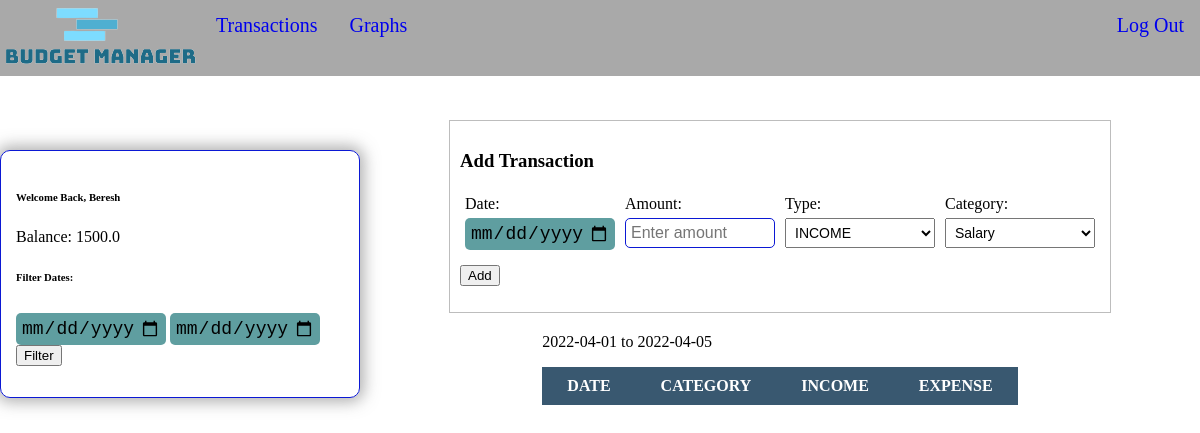
The page /transactions (signed in) on the database as committed earlier.
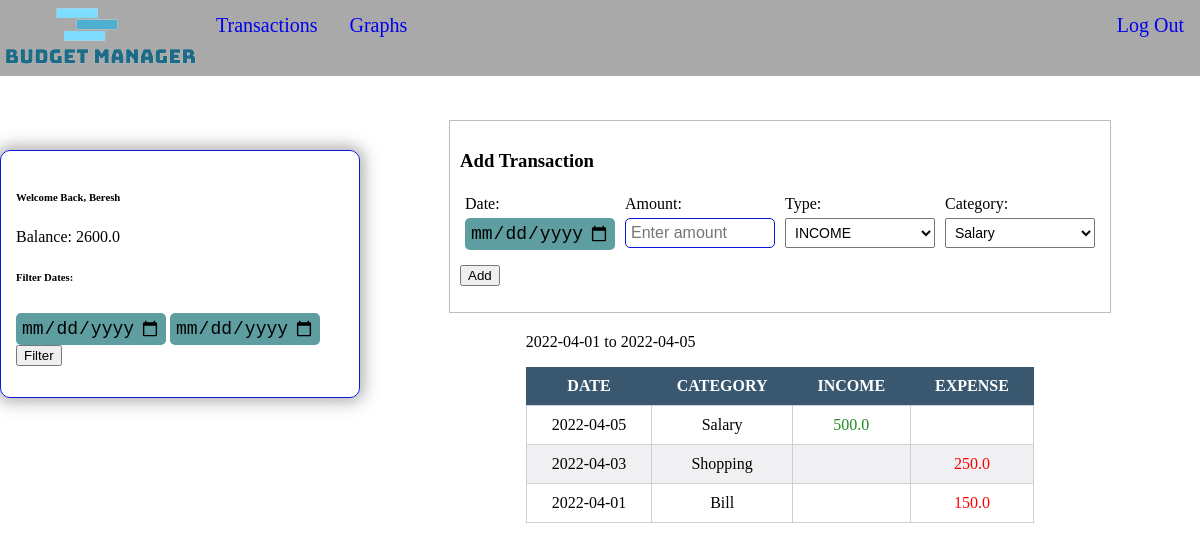
The same page on the database as committed later.
### tables this page shows
CREATE TABLE users
                                (EMAIL TEXT PRIMARY KEY NOT NULL,
                                PASSWORD TEXT NOT NULL,
                                USERNAME TEXT NOT NULL,
                                BALANCE REAL NOT NULL);

CREATE TABLE income_expense
                                (ID INTEGER PRIMARY KEY AUTOINCREMENT,
                                DATE TEXT NOT NULL,
                                CATEGORY TEXT NOT NULL,
                                INCOME REAL,
                                EXPENSE REAL,
                                USER_ID INTEGER);

### main.py (the view)
@app.route("/transactions", methods=["GET", "POST"])
def transactions():
    dao = db()
    user_id = session.get("user_id")
    user_name = session.get("user_name")
    curr_balance = dao.get_user_balance(user_id)
    if request.method == 'POST':
        from_date = request.form["from_date_input"]
        to_date = request.form["to_date_input"]
    if request.method == "GET":
        from_date = date.today().replace(day=1)
        to_date = date.today()
    data = dao.get_user_data(user_id, from_date, to_date)
    return render_template("transactions.html", data=data,
                                                from_date=from_date,
                                                to_date=to_date,
                                                user_name=user_name,
                                                curr_balance=curr_balance)

### DB/database.py (called while the page is built)
    def __create_tables(self):
        create_users_table_query = '''CREATE TABLE IF NOT EXISTS users
                                (EMAIL TEXT PRIMARY KEY NOT NULL,
                                PASSWORD TEXT NOT NULL,
                                USERNAME TEXT NOT NULL,
                                BALANCE REAL NOT NULL)'''
        self.conn.execute(create_users_table_query)
        create_budget_table_query = '''CREATE TABLE IF NOT EXISTS income_expense
                                (ID INTEGER PRIMARY KEY AUTOINCREMENT,
                                DATE TEXT NOT NULL,
                                CATEGORY TEXT NOT NULL,
                                INCOME REAL,
                                EXPENSE REAL,
                                USER_ID INTEGER)'''
        self.conn.execute(create_budget_table_query)

    def __del__(self):
        self.conn.close()

    def get_user_data(self, user_id, from_date, to_date):
        get_user_data_query = '''SELECT * FROM income_expense
                                WHERE USER_ID=?
                                AND DATE BETWEEN ? and ?
                                ORDER BY DATE DESC'''
        self.cur.execute(get_user_data_query, (user_id, from_date, to_date))
        data = self.cur.fetchall()
        return data

    def get_user_balance(self, user_id):
        get_user_balance_query = '''SELECT BALANCE
                                    FROM users
                                    WHERE ROWID = ?'''
        self.cur.execute(get_user_balance_query, (user_id,))
        data = self.cur.fetchall()
        return data[0][0]

### templates/transactions.html (shortened to what this page needs)
{% block head %}
<link rel="stylesheet" href="{{url_for('static', filename='transactions.css')}}">
{% endblock %}
{% extends "base.html" %}
{% block content %}
<div class="row">
    <div class="column left">
        <div class="container">
            <div>
                <h6>Welcome Back, {{ user_name }}</h6>
                <p>Balance: {{ curr_balance }}</p>
            </div>
            <div>
                <h6>Filter Dates:</h6>
                <form action="/transactions" method="POST">
                    <input type="date" name="from_date_input" id="from_date_input">
                    <input type="date" name="to_date_input" id="to_date_input">
                    <input type="submit" value="Filter">
                </form>
            </div>
        </div>
    </div>
    <div class="column right">
        <div class="form-container">
            <h3>Add Transaction</h3>
            <form action="/add_to_db" method="POST">
                <div class="add_form">
                    <div class="form-cell">
                        <label for="date_input">Date:</label>
                        <br>
                        <input type="date" name="date_input" required>
                    </div>
                    <div class="form-cell">
                        <label for="amount">Amount:</label>
                        <br>
                        <input type="number" name="sum_input" id="amount" class="input_field"
                            placeholder="Enter amount">
                    </div>
                    <div class="form-cell">
                        <label for="type_select">Type:</label>
                        <br>
                        <select name="type_select" id="type_select" onchange="fill_category_options(value)">
                            <option value="INCOME">INCOME</option>
                        </select>
                    </div>
                    <div class="form-cell">
                        <label for="select_category">Category:</label>
                        <br>
                        <select id="select_category" name="category"></select>
                    </div>
                </div>
                <br>
                <input type="submit" value="Add">
            </form>
        </div>
        <div class="table-container">
            <p>{{ from_date }} to {{ to_date }}</p>
            <table>
                <thead>
                    <tr>
                        <th scope="col">DATE</th>
                        <th scope="col">CATEGORY</th>
                        <th scope="col">INCOME</th>
                        <th scope="col">EXPENSE</th>
                    </tr>
                </thead>
                <tbody>
                    {% for item in data %}
                    <tr>
                        <td>{{ item[1] }}</td>
                        <td>{{ item[2] }}</td>
                        <td id="income_col">{{ item[3] }}</td>
                        <td id="expense_col">{{ item[4] }}</td>
                    </tr>
                    {% endfor %}
                </tbody>
            </table>
        </div>
    </div>
</div>
{% endblock %}

### templates/base.html (shortened to what this page needs)
<!doctype html>
<html lang="en">
<head>
    <link rel="stylesheet" href="{{url_for('static', filename='style.css')}}">
    {% block head %}
    {% endblock %}
</head>
<body>
    <div>
        <ul>
            <li><img src="../static/images/logo_transparent_bg.png" alt="Not Found"></li>
            <li><a href="{{ url_for('transactions') }}">Transactions</a></li>
            <li><a href="{{ url_for('graphs')}}">Graphs</a></li>
            <li><a href="{{ url_for('log_out')}}">Log Out</a></li>
        </ul>
    </div>
    {% block content %}
    {% endblock %}
</body>
</html>

### static/transactions.css (style rules this page uses)
* { box-sizing: border-box; }
.row { display: flex; margin-top: 100px; }
.column { float: left; }
.left { width: 30%; }
.right { width: 70%; }
.container { margin: 50px auto; width: fit-content; height: fit-content; padding: 15px; text-align: left; border: 1px solid rgb(11, 24, 212); border-radius: 10px; box-shadow: 0 0 15px 4px rgba(97, 97, 97, 0.5); }
.table-container { margin: 20px auto; width: fit-content; height: fit-content; }
.form-container { margin: 20px auto; padding: 10px; width: fit-content; height: fit-content; border: 1px solid rgb(189, 189, 189); }
.add_form { display: inline-flex; }
.form-cell { width: 160px; height: 75px; padding: 5px; }
#income_col { color: forestgreen; }
#expense_col { color: red; }
table { border-collapse: collapse; text-align: center; }
thead { background: #395870; color: #fff; }
tbody tr:nth-child(even) { background: #f0f0f2; }
th { padding: 10px 25px; }
td { border: 1px solid #cecfd5;; padding: 10px 25px; }
.input_field { width: 150px; margin-top: 5px; padding: 5px; font-size: 16px; border: 1px solid rgb(11, 24, 212); border-radius: 5px; }
input[type="date"] { background-color: cadetblue; width: 150px; margin-top: 5px; padding: 5px; font-size: 18px; border: none; outline: none; border-radius: 5px; }
select { width: 150px; margin-top: 5px; padding: 5px; font-size: 14px; }

### static/style.css (style rules this page uses)
body { margin: 0; padding: 0; }
ul { list-style-type: none; margin: 0; padding: 0; background-color: darkgray; overflow: hidden; position: fixed; top: 0; width: 100%; }
li { float: left; }
li:last-child { float: right; }
li a { display: block; text-decoration: none; text-align: center; font-size: 20px; padding: 14px 16px; }

Rows that differ between the two databases and show on the page:
changed users "Beresh": BALANCE "1500.0" → "2600.0"
now on this page (row edited): income_expense: DATE "2022-04-05", CATEGORY "Salary", INCOME "500.0"
now on this page (row edited): income_expense: DATE "2022-04-03", CATEGORY "Shopping", EXPENSE "250.0"
now on this page (row edited): income_expense: DATE "2022-04-01", CATEGORY "Bill", EXPENSE "150.0"
